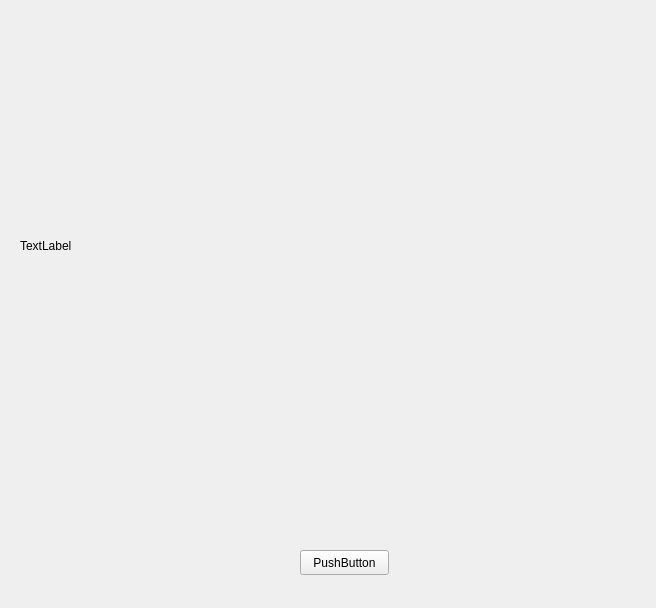
<?xml version="1.0" encoding="UTF-8"?>
<ui version="4.0">
 <class>Form</class>
 <widget class="QWidget" name="Form">
  <property name="geometry">
   <rect>
    <x>0</x>
    <y>0</y>
    <width>656</width>
    <height>608</height>
   </rect>
  </property>
  <property name="windowTitle">
   <string>Form</string>
  </property>
  <widget class="QPushButton" name="button2">
   <property name="geometry">
    <rect>
     <x>300</x>
     <y>550</y>
     <width>89</width>
     <height>25</height>
    </rect>
   </property>
   <property name="text">
    <string>PushButton</string>
   </property>
  </widget>
  <widget class="QLabel" name="label">
   <property name="geometry">
    <rect>
     <x>20</x>
     <y>10</y>
     <width>621</width>
     <height>471</height>
    </rect>
   </property>
   <property name="text">
    <string>TextLabel</string>
   </property>
  </widget>
 </widget>
 <resources/>
 <connections/>
</ui>
